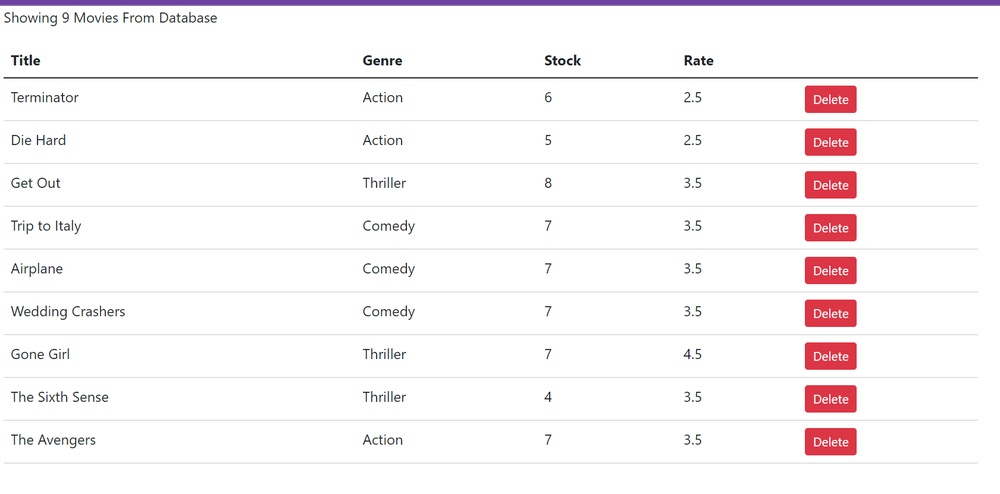
#> input picture vidly/img.jpg, 1000 x 494 px, shrunk from 1681 x 831 before the run, given in place of the camera
$ jupyter execute Live_sketcher.ipynb
#> lines starting #> are read from the running program, lines starting #| are printed output that depends on the picture
#> further down, frame is the input picture: shape (494, 1000, 3); mean B, G, R 246.2, 244.7, 248.8
[cell 1]
import cv2
import numpy as np
def sketch(image):
    img_gray = cv2.cvtColor(image,cv2.COLOR_BGR2GRAY)
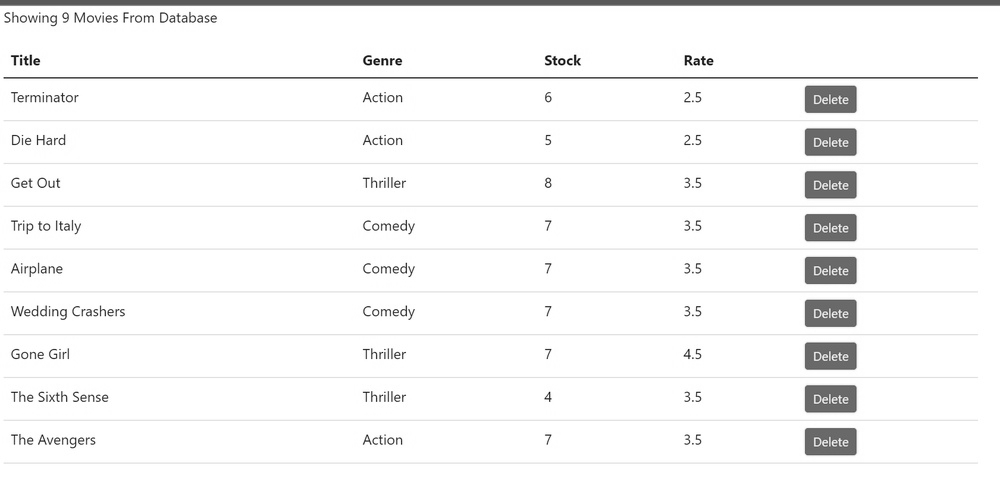
#> img_gray: shape (494, 1000); min 0, max 255, mean 246.1
    img_gray_blur = cv2.GaussianBlur(img_gray,(5,5),40)
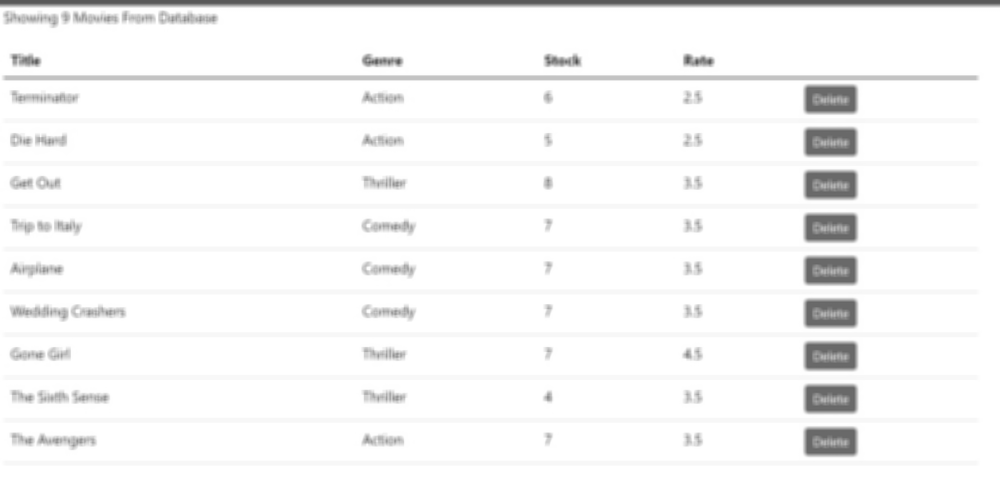
#> img_gray_blur: shape (494, 1000); min 80, max 255, mean 246.1
    canny_edges = cv2.Canny(img_gray_blur,30,40)
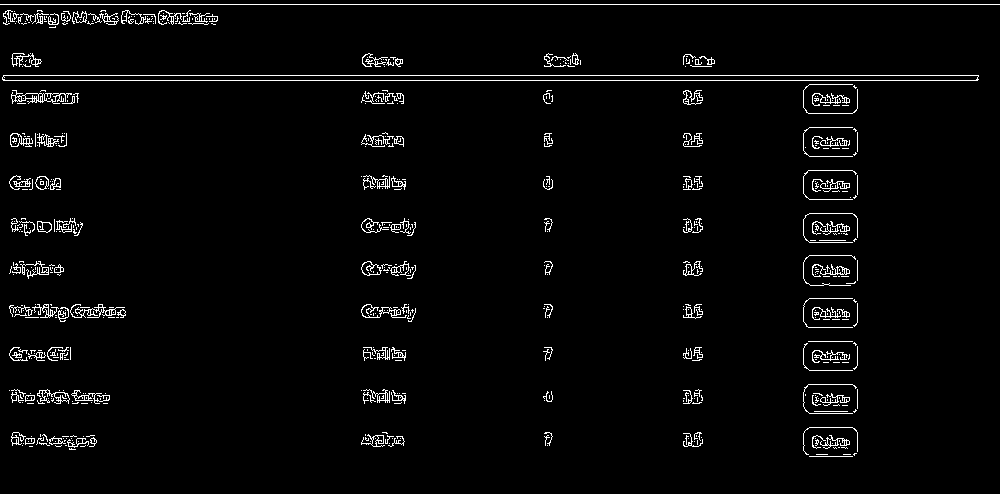
#> canny_edges: shape (494, 1000); 2.9% white in thin lines or dots
    ret,mask = cv2.threshold(canny_edges,80,250,cv2.THRESH_BINARY_INV)
#> mask: shape (494, 1000); values 0 (black) and 250 (white), 97.1% white; black in thin lines or dots
    return mask

cap = cv2.VideoCapture(0)
while True:
    ret, frame = cap.read()
    cv2.imshow('Or Live Sketcher', sketch(frame))
    cv2.imshow('original',frame)
    if cv2.waitKey(1) == 13:
#> (key Esc is pressed here)
        break

cap.release()
cv2.destroyAllWindows()
